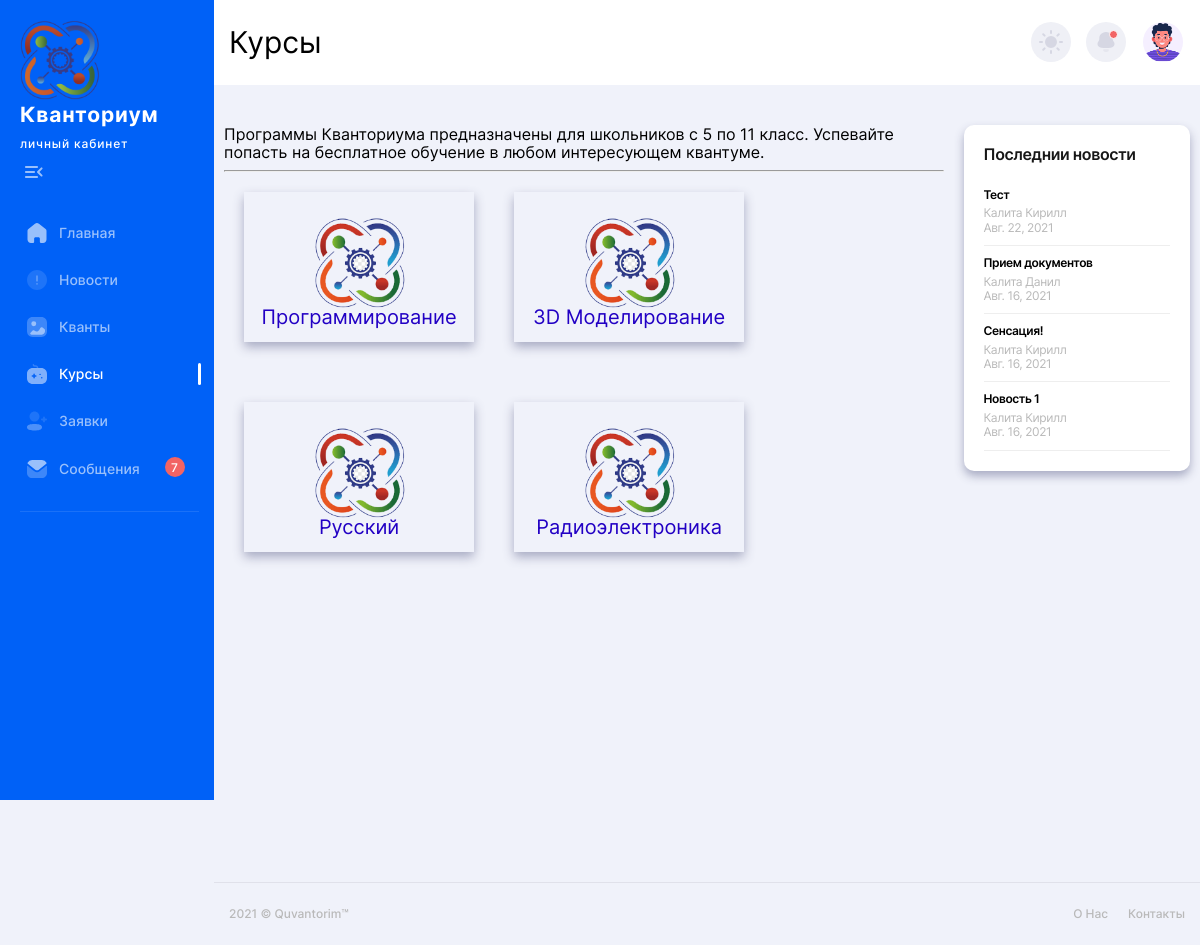
The page /course/ (signed in) on the database its author committed.
### manager/models.py (models this page shows, shortened)
class Course(models.Model):
    name = models.CharField(max_length=30, blank=True)
    zag = models.CharField(max_length=200, blank=True)
    body = models.TextField(null=True, blank=True)
    data_create = models.DateField(null=True, blank=True)
    type_cours = models.CharField(max_length=1, choices=type_course, null=True)

class novelty(models.Model):
    name = models.CharField(max_length=30, blank=True)
    heading = models.CharField(max_length=30, blank=True)
    body = models.TextField()
    data = models.DateField(null=True, blank=True)
    time =  models.TimeField(null=True, blank=True)

### manager/views.py (the view)
# urls.py: path('course/', views.course, name='course'),
def course(request):
    data={}
    data.update(init_news(request))
    data['posts'] = Course.objects.filter(type_cours='2')
    return render(request, 'manager/course/course.html', data)

### manager/functional.py (called while the page is built)
def init_news(request):
    datas={}
    datas['new'] = novelty.objects.all().order_by('-data').order_by('-time')[:settings.NEWS_COLUMN]
    datas['admins'] = request.user.has_perm('manager.can_admins')
    datas['exit'] = request.user.is_authenticated
    return datas

### templates/manager/course/course.html (shortened to what this page needs)
{% extends "manager/main.html" %}
{% block bar %}
  {% if user.is_authenticated %}   sidebar {% else %}  sidebarno {% endif %}
{% endblock %}
{% block courseactive %}
 active
{% endblock %}
{% block namepage %}
      Курсы
{% endblock %}
{% block content %}
    <main class="main users chart-page" id="skip-target">
      <div class="container">
        <div class="row">
          <div class="col-lg-9">
              <div class="text">
                  Программы Кванториума предназначены для школьников с 5 по 11 класс. Успевайте попасть на бесплатное обучение в любом интересующем квантуме.
              </div>
              {% for post in posts %}
              <div class="qvant qv">
                    <a href="{% url 'info_course' post.id %}">
                    <div class="course_zag">  {{ post.name }}</div>
                   </a>
              </div>
            {% endfor %}
        <hr>
          </div>
            <div class="col-lg-3">
               {% include 'manager/news/show_news.html' %}
          </div>
        </div>
      </div>
    </main>
{% endblock %}

### templates/manager/news/show_news.html (shortened to what this page needs)
     <article class="white-block">
              <div class="top-cat-title">
                <h3>Последнии новости </h3>
              </div>
              <ul class="top-cat-list">
                  {% for news in new %}
                <li>
                  <a href="{% url 'new_post' news.id %}">
                    <div class="top-cat-list__title">
                     {{ news.heading }}
                    </div>
                    <div class="top-cat-list__subtitle">
                       {{ news.name }} <br>
                      {{ news.data }}
                    </div>
                  </a>
                  {% endfor %}
              </ul>
            </article>

### rows shown on the page
Course: name "Программирование"
Course: name "3D Моделирование"
Course: name "Русский"
Course: name "Радиоэлектроника"
novelty: heading "Тест", name "Калита Кирилл", data "Авг. 22, 2021"
novelty: heading "Прием документов", name "Калита Данил", data "Авг. 16, 2021"
novelty: heading "Сенсация!", name "Калита Кирилл", data "Авг. 16, 2021"
novelty: heading "Новость 1", name "Калита Кирилл", data "Авг. 16, 2021"
